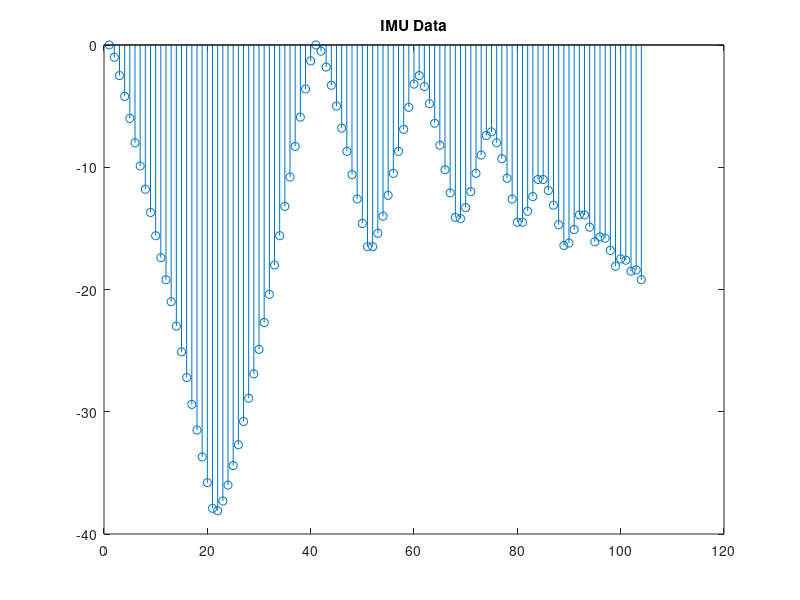
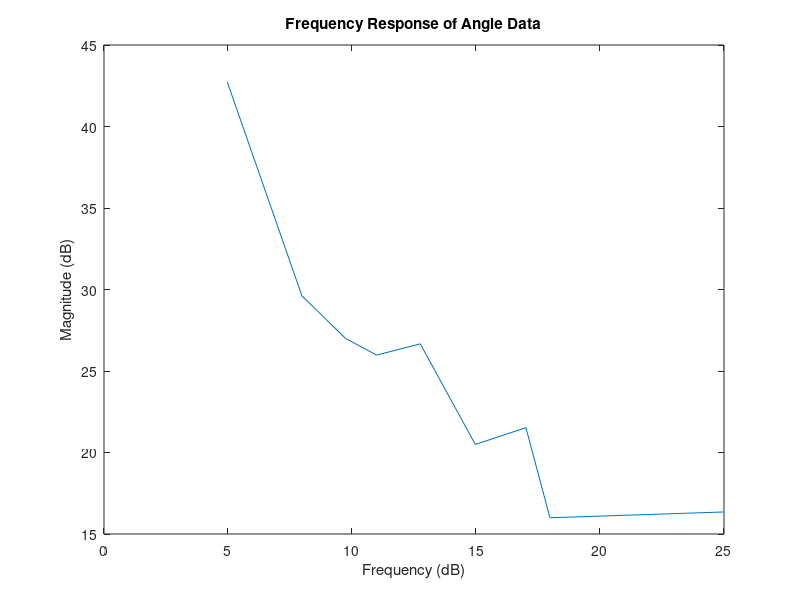
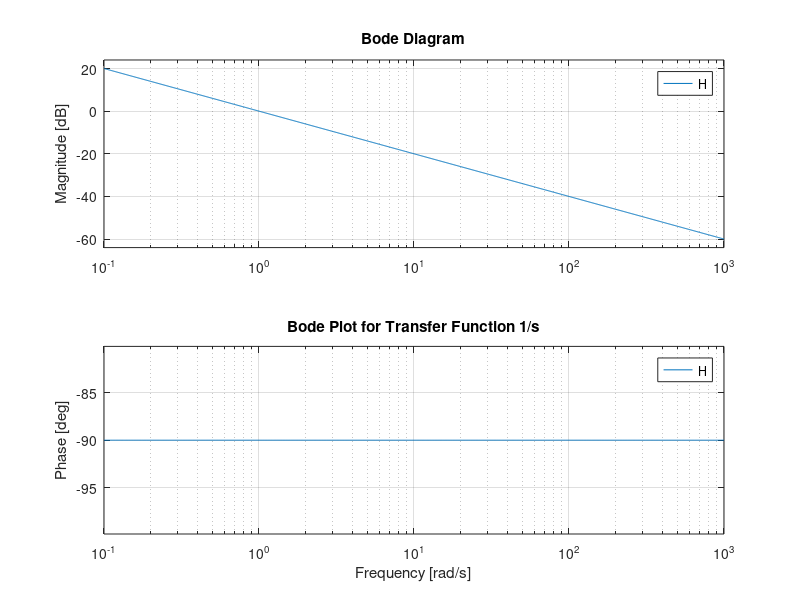
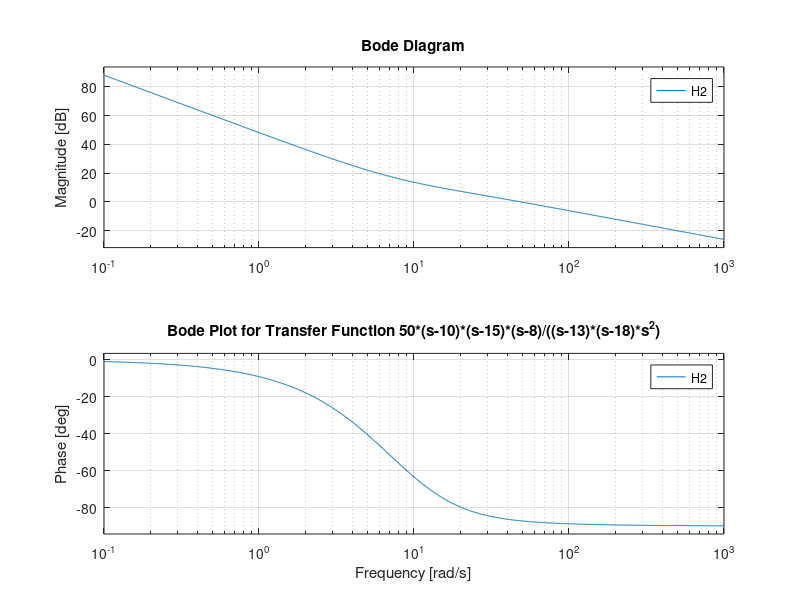

Reproduce these figures in MATLAB, in order.
%K,E,T,O
%EE105 Project
%Challenge 1

close all;
clear all;

%read in csv data
ang_mat= csvread('yaw.csv');
 
%plot initial IMU readings to determine frequency thresholds
stem(ang_mat);
title('IMU Data')

%create Bode plot

%take abs val of angle values
ang_mat_mag1 = abs(ang_mat);
%convert to radians
ang_mat_mag= ((10.01)*(pi/180)).*ang_mat_mag1;
%form vector for each frequency
freq_pt5 = ang_mat_mag(1:40);
freq_1= ang_mat_mag(41:60);
freq_1pt5= ang_mat_mag(61:74);
freq_2 = ang_mat_mag(75:84);
freq_3= ang_mat_mag(84:92);
freq_5= ang_mat_mag(93:96);
freq_8= ang_mat_mag(97:100);
freq_10= ang_mat_mag(101:102);
freq_50= ang_mat_mag(103:length(ang_mat_mag));
ang_plot= fft(ang_mat_mag);
%take fft of each vector, find max of fft for each vector
vpt5= max(fft(freq_pt5));
v1= max(fft(freq_1));
v1pt5= max(fft(freq_1pt5));
v2= max(fft(freq_2));
v3= max(fft(freq_3));
v5= max(fft(freq_5));
v8= max(fft(freq_8));
v10= max(fft(freq_10));
v50= max(fft(freq_50));
%form frequency vector and angle vector
freq_vec = 2*pi*[.5 1 1.5 2 3 5 8 10 50];
ang_vec = [vpt5 v1 v1pt5 v2 v3 v5 v8 v10 v50];
figure;
plot(10*log10(freq_vec),20*log10(ang_vec))
title('Frequency Response of Angle Data')
ylabel('Magnitude (dB)')
xlabel('Frequency (dB)')



%find transfer function
s=tf('s');
%make transfer function
num= 1;
denom= s;
H=num/denom;
%plot transfer function
figure;
bode(H);
title("Bode Plot for Transfer Function 1/s");


% Try adding poles and zeros based on our data
H2 = 50*(s-10)*(s-15)*(s-8)/((s-13)*(s-18)*s^2);
figure;
bode(H2);
title("Bode Plot for Transfer Function 50*(s-10)*(s-15)*(s-8)/((s-13)*(s-18)*s^2)");





